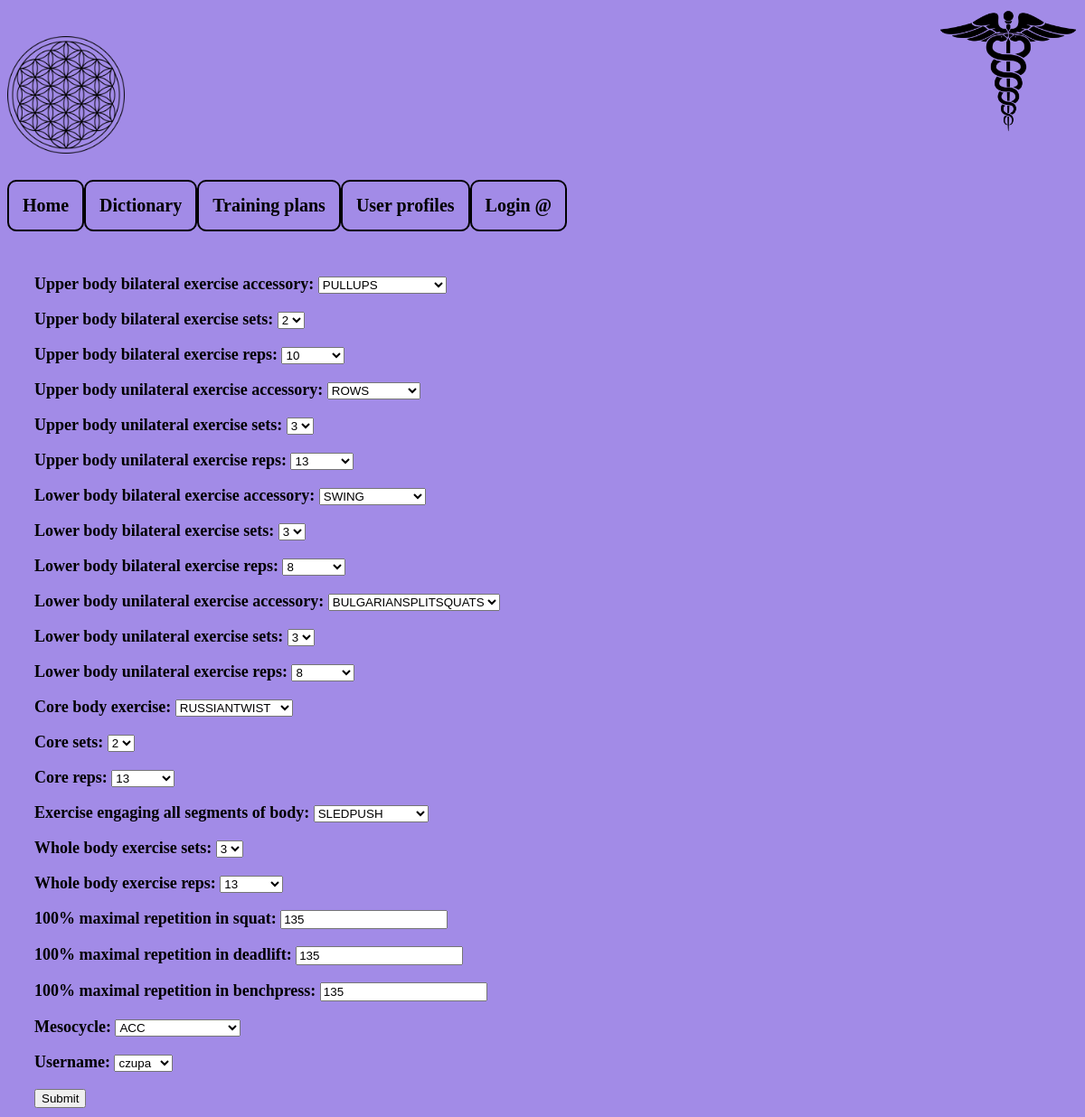
Screenshot of /trainingsheet/1/ with the database file from the repository.
### base/models.py (models this page shows)
class Trainingvalue(models.Model):
    UPPERBIEXERCISE_PULLUPS ="PULLUPS"
    UPPERBIEXERCISE_CHINUPS ="CHINUPS"
    UPPERBIEXERCISE_OVERHEADPRESS= "OVERHEADPRESS"
    UPPERBIEXERCISE_BARBELLROWS="BARBELLROWS"
    UPPERBIEXERCISE_TRXROWS="TRXROWS"
    UPPERBIEXERCISE_CHOICES=[
        (UPPERBIEXERCISE_PULLUPS, "PULLUPS"),
        (UPPERBIEXERCISE_CHINUPS,"CHINUPS"),
        (UPPERBIEXERCISE_OVERHEADPRESS, "OVERHEADPRESS"),
        (UPPERBIEXERCISE_BARBELLROWS, "BARBELLROWS"),
        (UPPERBIEXERCISE_TRXROWS,"TRXROWS"),
    ]
    UPPERUNIEXERCISE_BENTPRESS = "BENTPRESS"
    UPPERUNIEXERCISE_WINDMILL = "WINDMILL"
    UPPERUNIEXERCISE_ROWS="ROWS"
    UPPERUNIEXERCISE_CHOICES=[
        (UPPERUNIEXERCISE_BENTPRESS, "BENTPRESS"),
        (UPPERUNIEXERCISE_WINDMILL,"WINDMILL"),
        (UPPERUNIEXERCISE_ROWS,"ROWS"),
        ]
    LOWERBIEXERCISE_GLUTEBRIDGE="GLUTEBRIDGE"
    LOWERBIEXERCISE_SWING="SWING"
    LOWERBIEXERCISE_CHOICES=[
        (LOWERBIEXERCISE_GLUTEBRIDGE,"GLUTEBRIDGE"),
        (LOWERBIEXERCISE_SWING,"SWING"),
        ]
    LOWERUNIEXERCISE_LUNGES ="LUNGES"
    LOWERUNIEXERCISE_STEPUPS = "STEPUPS"
    LOWERUNIEXERCISE_BULGARIANSPLITSQUATS= "BULGARIANSPLITSQUATS"
    LOWERUNIEXERCISE_CHOICES=[
        (LOWERUNIEXERCISE_LUNGES, "LUNGES"),
        (LOWERUNIEXERCISE_STEPUPS,"STEPUPS"),
        (LOWERUNIEXERCISE_BULGARIANSPLITSQUATS,"BULGARIANSPLITSQUATS"),
        ]
    COREEXERCISE_RUSSIANTWIST="RUSSIANTWIST"
    COREEXERCISE_PLANK="PLANK"
    COREEXERCISE_REVERSEPLANK="REVERSEPLANK"
    COREEXERCISE_SIDEPLANK="SIDEPLANK"
    COREEXERCISE_CHOICES=[
        (COREEXERCISE_RUSSIANTWIST,"RUSSIANTWIST"),
        (COREEXERCISE_PLANK,"PLANK"),
        (COREEXERCISE_REVERSEPLANK,"REVERSEPLANK"),
        (COREEXERCISE_SIDEPLANK,"SIDEPLANK")
        ]
    WHOLEBODYEXERCISE_SLEDPUSH= "SLEDPUSH"
    WHOLEBODYEXERCISE_SLEDPULL="SLEDPULL"
    WHOLEBODYEXERCISE_TURKISHGETUP="TURKISHGETUP"
    WHOLEBODYEXERCISE_CHOICES=[
        (WHOLEBODYEXERCISE_SLEDPUSH, "SLEDPUSH"),
        (WHOLEBODYEXERCISE_SLEDPUSH, "SLEDPULL"),
        (WHOLEBODYEXERCISE_SLEDPUSH, "TURKISHGETUP"),
    ]
    MESOCYCLE_GPP= "GPP"
    MESOCYCLE_ACC= "ACC"
    MESOCYCLE_PEAK= "PEAK"
    MESOCYCLE_CASUALTRAINING= "CASUALTRAINING"
    MESOCYCLE_CHOICES=[
        (MESOCYCLE_GPP, "GPP"),
        (MESOCYCLE_ACC, "ACC"),
        (MESOCYCLE_PEAK, "PEAK"),
        (MESOCYCLE_CASUALTRAINING, "CASUALTRAINING")
    ]
    SETS_1="1"
    SETS_2="2"
    SETS_3="3"
    SETS_4="4"
    SETS_5="5"
    SETS_CHOICES=[
        (SETS_1, "1"),
        (SETS_2,"2"),
        (SETS_3,"3"),
        (SETS_4,"4"),
        (SETS_5,"5"),
    ]
    REPS_3="3"
    REPS_5="5"
    REPS_8="8"
    REPS_10="10"
    REPS_13="13"
    REPS_20="20"
    REPS_AMRAP="AMRAP"
    REPS_CHOICES=[
        (REPS_3,"3"),
        (REPS_5,"5"),
        (REPS_8,"8"),
        (REPS_10,"10"),
        (REPS_13,"13"),
        (REPS_20,"20"),
        (REPS_AMRAP,"AMRAP")
    ]
    upperbodbi= models.CharField(verbose_name="Upper body bilateral exercise accessory",max_length=20,choices=UPPERBIEXERCISE_CHOICES,default=UPPERBIEXERCISE_PULLUPS)
    upperbodybisets= models.CharField(verbose_name="Upper body bilateral exercise sets",max_length=20,choices=SETS_CHOICES,default=SETS_1)
    upperbodybireps= models.CharField(verbose_name="Upper body bilateral exercise reps",max_length=20,choices=REPS_CHOICES,default=REPS_8)
    upperboduni = models.CharField(verbose_name="Upper body unilateral exercise accessory",max_length=20,choices=UPPERUNIEXERCISE_CHOICES,default=UPPERUNIEXERCISE_ROWS)
    upperbodyunisets= models.CharField(verbose_name="Upper body unilateral exercise sets",max_length=20,choices=SETS_CHOICES,default=SETS_1)
    upperbodyunireps= models.CharField(verbose_name="Upper body unilateral exercise reps",max_length=20,choices=REPS_CHOICES,default=REPS_8)
    lowerbodybi= models.CharField(verbose_name="Lower body bilateral exercise accessory",max_length=20,choices=LOWERBIEXERCISE_CHOICES,default=LOWERBIEXERCISE_SWING)
    lowerbodybisets= models.CharField(verbose_name="Lower body bilateral exercise sets",max_length=20,choices=SETS_CHOICES,default=SETS_1)
    lowerbodybireps= models.CharField(verbose_name="Lower body bilateral exercise reps",max_length=20,choices=REPS_CHOICES,default=REPS_8)
    lowerbodyuni= models.CharField(verbose_name="Lower body unilateral exercise accessory",max_length=20,choices=LOWERUNIEXERCISE_CHOICES,default=LOWERUNIEXERCISE_BULGARIANSPLITSQUATS)
    lowerbodyunisets= models.CharField(verbose_name="Lower body unilateral exercise sets",max_length=20,choices=SETS_CHOICES,default=SETS_1)
    lowerbodyunireps= models.CharField(verbose_name="Lower body unilateral exercise reps",max_length=20,choices=REPS_CHOICES,default=REPS_8)
    coretraining=  models.CharField(verbose_name="Core body exercise",max_length=20, choices=COREEXERCISE_CHOICES,default=COREEXERCISE_RUSSIANTWIST)
    coresets= models.CharField(verbose_name="Core sets",max_length=20,choices=SETS_CHOICES,default=SETS_1)
    corereps= models.CharField(verbose_name="Core reps",max_length=20,choices=REPS_CHOICES,default=REPS_8)
    wholebodyexercise =  models.CharField(verbose_name="Exercise engaging all segments of body",max_length=20,choices=WHOLEBODYEXERCISE_CHOICES,default=WHOLEBODYEXERCISE_TURKISHGETUP)
    wholebodysets = models.CharField(verbose_name="Whole body exercise sets",max_length=20,choices=SETS_CHOICES,default=SETS_1)
    wholebodyreps = models.CharField(verbose_name="Whole body exercise reps",max_length=20,choices=REPS_CHOICES,default=REPS_8)
    SQUAT1RM= models.PositiveIntegerField(verbose_name="100% maximal repetition in squat",default=0, blank=True, null=True)
    DEADLIFT1RM=models.PositiveIntegerField(verbose_name="100% maximal repetition in deadlift",default=0, blank=True, null=True)
    BENCHPRESS1RM= models.PositiveIntegerField(verbose_name="100% maximal repetition in benchpress",default=0, blank=True, null=True)
    mesocycle= models.CharField(max_length=20, choices=MESOCYCLE_CHOICES,default=MESOCYCLE_GPP)
    updated = models.DateTimeField(auto_now=True)
    created= models.DateTimeField(auto_now_add=True)
    user= models.ForeignKey(User,null=True,verbose_name="Username", on_delete=models.CASCADE)

### base/views.py (the view)
def trainingsheet(request,pk):
    training = Trainingvalue.objects.get(id=pk)
    form = TrainingForm(instance=training)
    if request.method == 'POST':
        form=TrainingForm (request.POST,instance=training)
        if form.is_valid():
            form.save()
            return redirect('trainingprograms')
    context = {'form': form}
    return render(request,'base/trainingsheet.html',context)

### base/forms.py
class TrainingForm(ModelForm):
    class Meta:
        model = Trainingvalue
        fields ='__all__'

### base/templates/base/trainingsheet.html (shortened to what this page needs)
{% include 'homemain.html'%}
{% block content %}
<div class="container">
    <div class="column">
        <p><form method="POST" action =""></p>
            {{form.as_p}}
            <input type="Submit" value ="Submit"/>
    </div>
</div>
{% endblock content %}

### templates/homemain.html (shortened to what this page needs)
<!DOCTYPE html>
<html>
<head>
</head>
<body>
{%include 'homenavbar.html'%}
</body>
</html>

### templates/homenavbar.html (shortened to what this page needs)
{%block content %}
{%load static%}
<div class="container">
  <img class="rezz" src="{% static 'image/Hermeticstaff.png' %}"/>
</div>
<div class="imgago">
  <img class="resize" src="{% static 'image/zmiana.png' %}"/>
</div>
<div class='topnav'>
  <h4><a href=" {% url 'home' %}">Home </h4></a>
    <h4><a href="{% url 'dictionary' %}"> Dictionary </a></h4>
    <h4><a href="{% url 'trainingprograms' %}"> Training plans </a></h4>
    <h4><a href="{% url 'profiles' %}"> User profiles</a></h4>
    {% if request.user.is_authenticated %}
    <h4><a href="{% url 'logout'%}"> Logout @ {{request.user.username}}</a></h4>
    {% else %}
    <h4><a href="{% url 'login' %}"> Login @ {{request.user.username}}</a></h4>
    {% endif %}
{% endblock content%}
</div>

### templates/homemain.html (style rules this page uses)
body { background-color: #A28BE7; text: solid padding: 30px 10px; text-decoration: solid; font-size:18px; font-weight: bold; }
.resize { width: 130px; height: auto; }

### templates/homenavbar.html (style rules this page uses)
.topnav { overflow: hidden; background-color: #A28BE7; }
.topnav a { float: left; color: black; text-align: right; text-decoration: none; font-size:20px; border-style: outset; border: 2px solid black; border-radius: 10px; padding: 15px; }
.container { background-color: #A28BE7; color: black; }
.rezz { width: 150px; height: auto; position: static; position: absolute; top: 0px; right: 10px; }

### base/templates/base/trainingsheet.html (style rules this page uses)
.container { width: 100%; padding: 12px 20px; margin: 8px 0; box-sizing: border-box; text-align: left; }
.column { float: left; display: block; padding: 10px; }

### rows the page displays
Trainingvalue: upperbodbi "PULLUPS", upperbodybisets "2", upperbodybireps "10", upperboduni "ROWS", upperbodyunisets "3", upperbodyunireps "13", lowerbodybi "SWING", lowerbodybisets "3", lowerbodybireps "8", lowerbodyuni "BULGARIANSPLITSQUATS", lowerbodyunisets "3", lowerbodyunireps "8", coretraining "RUSSIANTWIST", coresets "2", corereps "13", wholebodyexercise "SLEDPUSH", wholebodysets "3", wholebodyreps "13", SQUAT1RM "135", DEADLIFT1RM "135", BENCHPRESS1RM "135", mesocycle "ACC", user "czupa"
